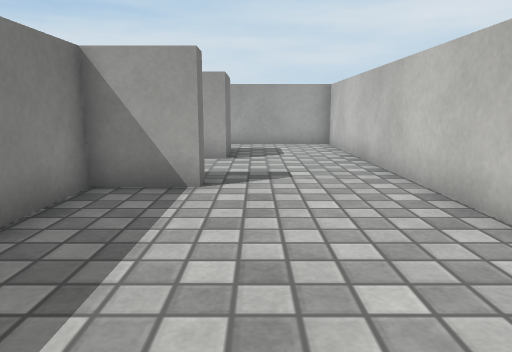
View 1 (above)

19 first-person views from a walk through a Unity game level. The camera is 0.64 m above the floor, tilts 10° down and sees 70° across. The floor is counted in squares, 0.5 m on a side. Each view is taken from the middle of a square. On the plan, view 1 faces up. The plan holds only what a view shows up to about 15 squares ahead; the rest is blank. Surface patterns are stand-ins for the level's own textures.

View 2
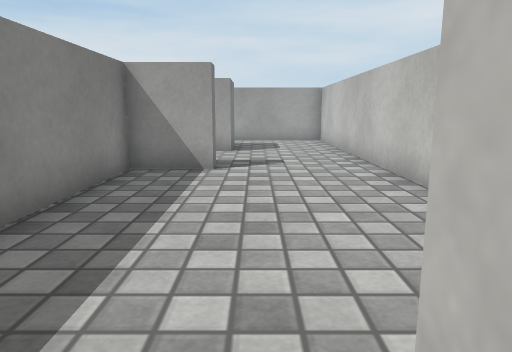

View 3
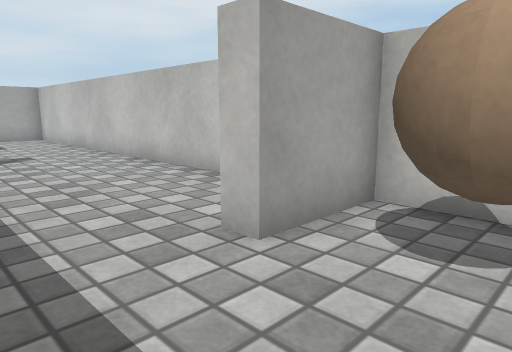

View 4
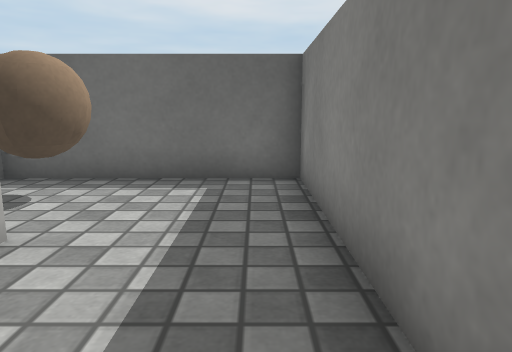

View 5
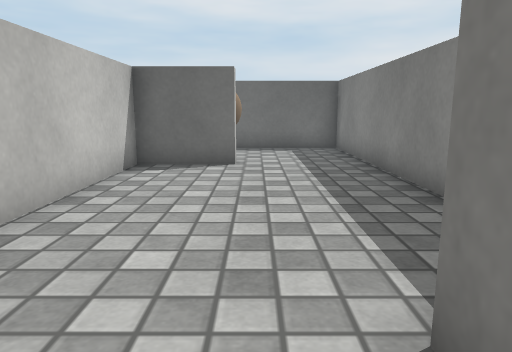

View 6
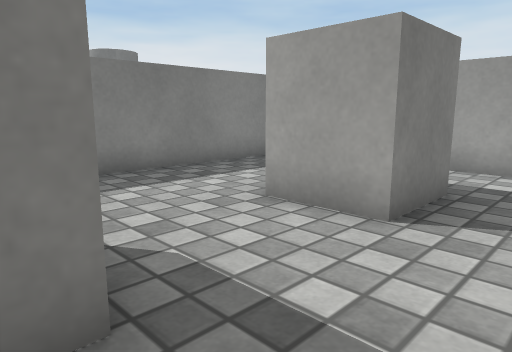

View 7
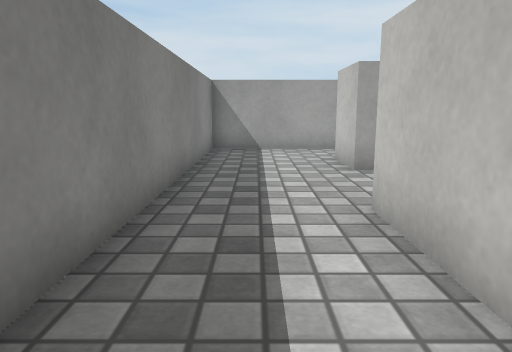

View 8
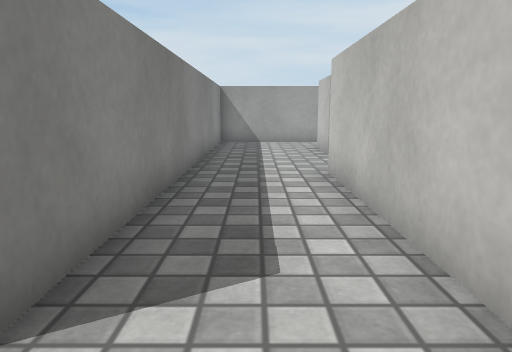

View 9
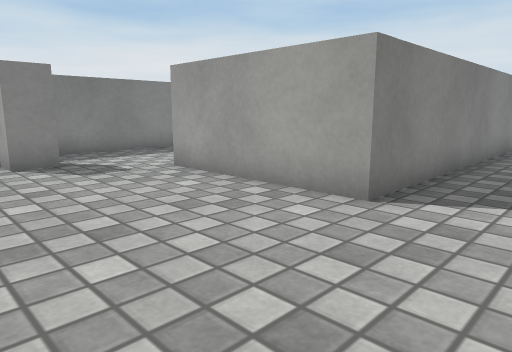

View 10
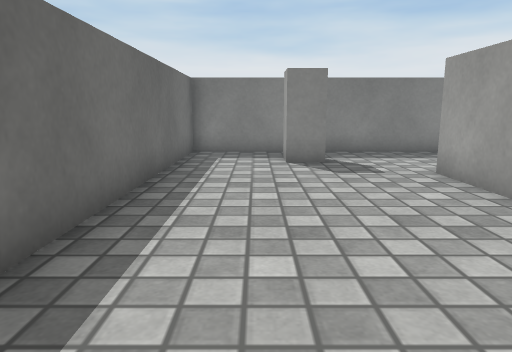

View 11
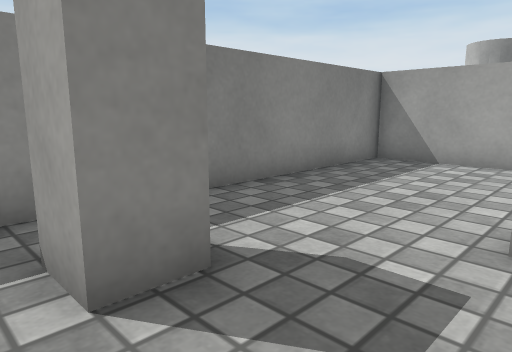

View 12
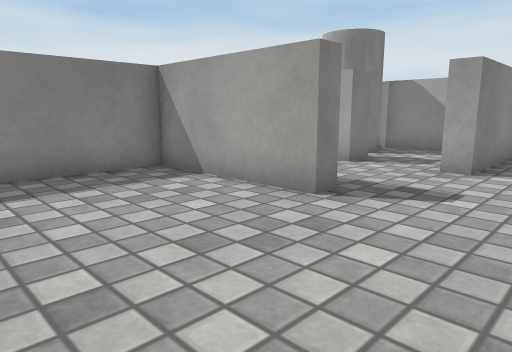

View 13
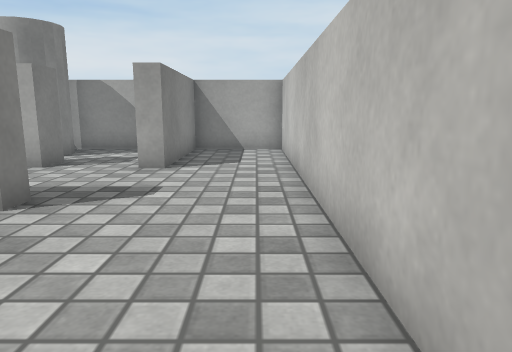

View 14
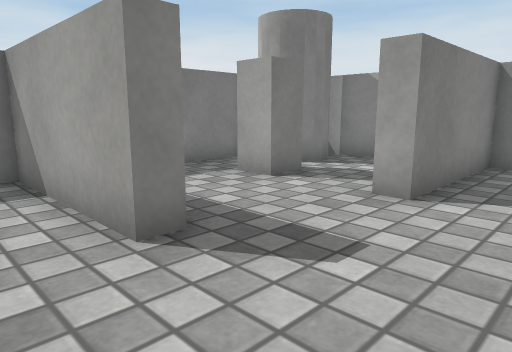

View 15
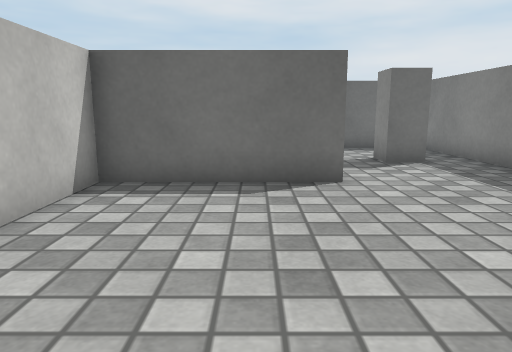

View 16
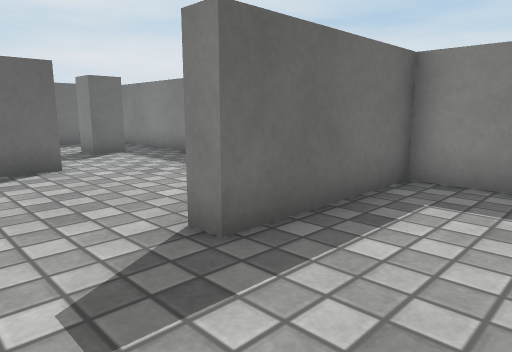

View 17
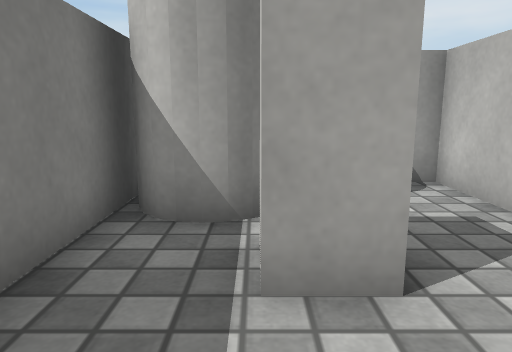

View 18
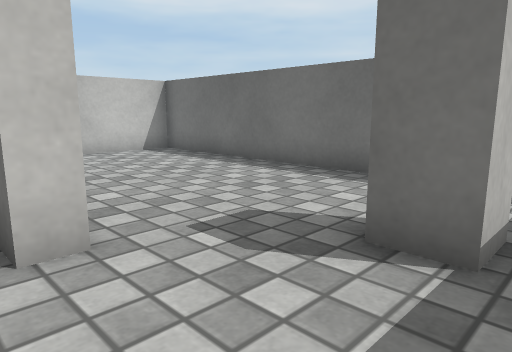

View 19
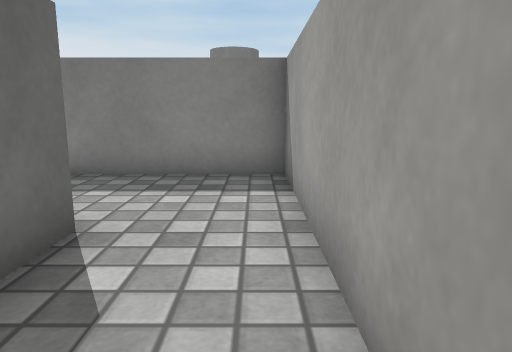

### Floor plan
Ten units are one square. View 1 is at (0, 0); x grows to the right and y downward. Boxes are objects, and circles mark ways between rooms. Rooms are numbered by the first view taken in them; rooms with no view inside come last. Other rooms are left out.
<svg viewBox="-163 -151 198 206">
<path fill="none" stroke="#000" d="M5 9 29 9 29 -76M-10 -69 -10 -62 -29 -62 -29 5M29 32 29 15 5 15 5 9M-29 5 -29 50 30 50M29 -76 29 -146 -65 -146 -65 -8M-35 -10 -35 -68M-65 -8 -116 -8 -116 -14 -71 -14 -71 -146 -101 -146 -101 -103 -108 -103M-107 -125 -107 -146 -145 -146M-158 -136 -158 -72 -113 -72 -113 -66 -158 -66 -158 50 -35 50 -35 20"/>
<rect x="5" y="25" width="20" height="20" fill="#bbb"><title>ball</title></rect>
<rect x="-35" y="-125" width="30" height="30" fill="#bbb"><title>block</title></rect>
<rect x="-155" y="-145" width="20" height="30" fill="#bbb"><title>cylinder</title></rect>
<rect x="-145" y="5" width="20" height="20" fill="#bbb"><title>block</title></rect>
<rect x="-145" y="-115" width="20" height="10" fill="#bbb"><title>block</title></rect>
<circle cx="-10" cy="10" r="3" fill="#2a7"/>
<circle cx="10" cy="-65" r="3" fill="#2a7"/>
<circle cx="-50" cy="-3" r="3" fill="#2a7"/>
<text x="0" y="-30">1</text>
<text x="0" y="30">2</text>
<text x="-30" y="-90">3</text>
<text x="-110" y="-40">4</text>
</svg>
Room 1 opens to room 2. Room 1 opens to room 3. Room 3 opens to room 4.

Where each view was taken, in squares from view 1:
view 1: 0 up, 0 right, facing up
view 2: 2 down, 0 right, facing up
view 3: 4 down, 2 left, facing up-right
view 4: 2 up, 2 left, facing down
view 5: 8 up, 0 right, facing down
view 6: 6 up, 1 right, facing up-left
view 7: 2 up, 5 left, facing up
view 8: 1 down, 5 left, facing up
view 9: 4 down, 4 left, facing up-left
view 10: 3 down, 4 left, facing left
view 11: 3 down, 11 left, facing up-left
view 12: 2 up, 8 left, facing up-left
view 13: 2 up, 8 left, facing up
view 14: 5 up, 8 left, facing up-left
view 15: 8 up, 10 left, facing down
view 16: 10 up, 9 left, facing down-left
view 17: 8 up, 14 left, facing up
view 18: 2 up, 15 left, facing down-right
view 19: 14 up, 1 right, facing left
